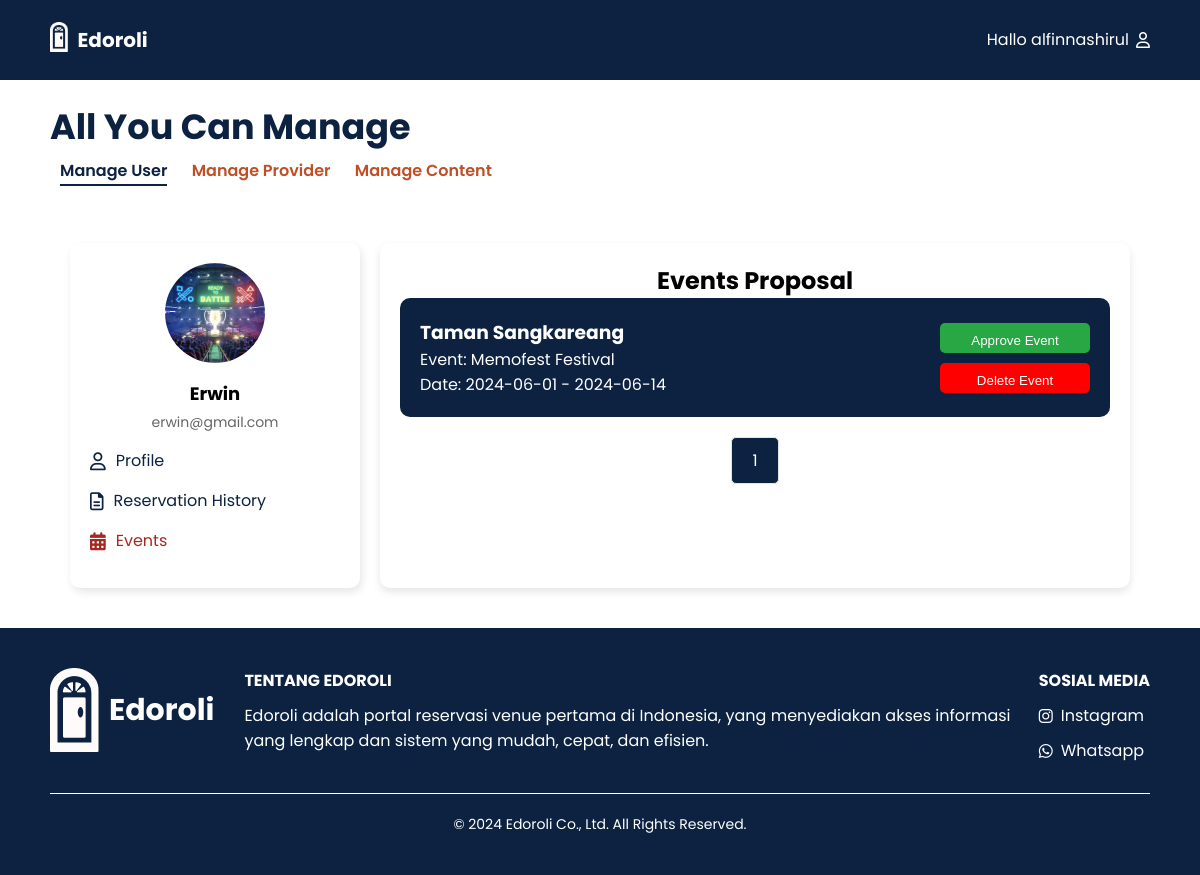
The page /Edorolli/Admin/userEvent_manage.php?id_user=2&page=1 (signed in) on the database its author committed.
### tables this page shows
CREATE TABLE `user` (
  `id` int(10) NOT NULL,
  `gmail` varchar(30) DEFAULT NULL,
  `name` varchar(255) DEFAULT NULL,
  `password` varchar(255) DEFAULT NULL,
  `gender` enum('Laki-laki','Perempuan') DEFAULT NULL,
  `nomorhp` bigint(18) DEFAULT NULL,
  `alamat` varchar(255) DEFAULT NULL
);

CREATE TABLE `event` (
  `nama_event` varchar(255) NOT NULL,
  `jenis_event` varchar(50) NOT NULL,
  `deskripsi` text NOT NULL,
  `id_event` int(255) NOT NULL,
  `informasi` text NOT NULL,
  `rules` text NOT NULL,
  `rekomendasi` tinyint(1) NOT NULL,
  `gambar` text NOT NULL,
  `id_user` int(11) NOT NULL,
  `status` enum('waiting','confirmed','rejected') DEFAULT 'waiting',
  `id_venue` int(11) NOT NULL
);

### Edorolli/Admin/userEvent_manage.php (the view, shortened to what this page needs)
<?php
$conn = connectDatabase();
$user_id = isset($_GET['id_user']) ? (int)$_GET['id_user'] : null;
$sql_user = "SELECT name, gmail FROM user WHERE id = ?";
$stmt_user = $conn->prepare($sql_user);
$stmt_user->bind_param("i", $user_id);
$stmt_user->execute();
$result_user = $stmt_user->get_result();
$user = $result_user->fetch_assoc();
$events_per_page = 3;
$page = isset($_GET['page']) ? (int)$_GET['page'] : 1;
$offset = ($page - 1) * $events_per_page;
$sql = "SELECT e.id_event, e.nama_event, v.nama_venue, MIN(b.start_date) AS start_date, MAX(b.end_date) AS end_date, e.status
        FROM booking b
        JOIN venue v ON b.id_venue = v.id_venue
        JOIN event e ON b.user_id = e.id_user
        WHERE b.status = 'confirmed' AND e.status = 'waiting' AND e.id_user = ?
        GROUP BY e.id_event, e.nama_event, v.nama_venue, e.status
        LIMIT ? OFFSET ?";
$stmt = $conn->prepare($sql);
$stmt->bind_param("iii", $user_id, $events_per_page, $offset);
$stmt->execute();
$result = $stmt->get_result();
?>
<!DOCTYPE html>
<html lang="en">
<head>
  <link rel="stylesheet" href="https://cdnjs.cloudflare.com/ajax/libs/font-awesome/6.0.0-beta3/css/all.min.css"/>
  <link rel="stylesheet" href="../css/userEvent_manage.css" />
  <link rel="stylesheet" href="../css/footer.css" />
</head>
<body>
<header>
  <div class="wrapper">
    <div class="logo-nama">
      <div class="logo"><img src="../image/logo.png" alt="Logo"></div>
      <div class="nama_website"><a href="#">Edoroli</a></div>
    </div>
    <div class="menu">
      <a href="user_manage.php?page=1">Hallo
      <?php echo htmlspecialchars($_SESSION['username']); ?>
      <i class="far fa-user"></i></a>
    </div>
  </div>
</header>
<nav class="main-title">
<h1>All You Can Manage</h1>
  <div class="nav-links">
    <a href="user_manage.php?page=1" class="nav-item active" id="user">Manage User</a>
    <a href="prov_manage.php?page=1" class="nav-item" id="provider">Manage Provider</a>
    <a href="content_venue.php" class="nav-item" id="content">Manage Content</a>
  </div>
</nav>
<main>
  <div class="container">
    <div class="sidebar">
      <div class="profile-info">
        <img src="../image/MLBB.jpg" alt="Profile Picture" />
        <h3><?php echo htmlspecialchars($user['name']); ?></h3>
        <p><?php echo htmlspecialchars($user['gmail']); ?></p>
      </div>
      <nav>
        <ul>
          <li><a href="user_detail.php?id=<?php echo $user_id; ?>"><i class="far fa-user"></i> Profile</a></li>
          <li><a href="user_riwayatR.php?id_user=<?php echo $user_id; ?>"><i class="far fa-file-alt"></i> Reservation History</a></li>
          <li class="active"><a href="userEvent_manage.php?id_user=<?php echo $user_id; ?>&page=1"><i class="fas fa-calendar-alt"></i> Events</a></li>
        </ul>
      </nav>
    </div>
    <div class="content">
      <div class="events-proposal">
        <h2 class="EP">Events Proposal</h2>
        <?php
        if ($result->num_rows > 0) {
          while ($row = $result->fetch_assoc()) {
            echo '<div class="event-card">';
            echo '<div class="event-details">';
            echo '<h3>' . htmlspecialchars($row['nama_venue']) . '</h3>';
            echo '<p>Event: ' . htmlspecialchars($row['nama_event']) . '</p>';
            echo '<p>Date: ' . htmlspecialchars($row['start_date']) . ' - ' . htmlspecialchars($row['end_date']) . '</p>';
            echo '</div>';
            echo '<div class="event-status">';
            if ($row['status'] === 'confirmed') {
              echo '<span class="status-success">SUCCESS!!!</span>';
            } elseif ($row['status'] === 'waiting') {
              echo '<form action="../php/approve_event.php" method="POST" style="display:inline-block;">';
              echo '<button type="submit" class="approve-btn">Approve Event</button>';
              echo '</form>';
              echo '<form action="../php/decline_event.php" method="POST" style="display:inline-block;">';
              echo '<button type="submit" class="decline-btn">Delete Event</button>';
              echo '</form>';
            } else {
              echo '<span class="status-rejected">REJECTED</span>';
            }
            echo '</div>';
            echo '</div>';
          }
        } else {
          echo "No events found.";
        }
        ?>
      </div>
      <div class="pagination">
        <span class="page-number"><?php echo $page; ?></span>
      </div>
    </div>
  </div>
</main>
<?php require_once '../php/footer.php'; ?>
</body>
</html>

### Edorolli/css/userEvent_manage.css (style rules this page uses)
* { text-decoration: none; margin: 0px; padding: 0px; }
body { font-family: "Poppins", sans-serif; margin: 0; padding: 0; background-color: white; }
.wrapper { width: 1100px; margin: auto; align-items: center; }
.nama_website a { font-size: 20px; font-weight: bold; float: left; font-family: "Poppins"; color: #fff; }
.logo img { padding: 22px 10px 0px 0px; vertical-align: center; float: left; max-width: 50px; max-height: 30px; }
.menu { float: right; display: flex; align-items: center; margin-left: auto; }
.menu a { color: #fff; display: flex; align-items: center; }
.menu a i { margin-left: 7px; }
header { width: 100%; margin: auto; display: flex; line-height: 80px; position: sticky; top: 0px; background-color: #0c2240; z-index: 10; justify-content: space-between; align-items: center; }
.main-title { max-width: 1100px; margin: 20px auto; display: flex; flex-direction: column; }
.main-title h1 { font-size: 35px; color: #0c2240; margin-bottom: 5px; }
.main-title a { margin: 0 10px; color: #bf4f26; text-decoration: none; font-size: 18px solid; position: relative; font-weight: 600; }
.nav-item.active { color: #0c2240; }
.nav-item.active::after { content: ""; position: absolute; width: 100%; height: 2px; background-color: #0c2240; left: 0; bottom: -4px; }
main { max-width: 1100px; margin: auto; padding: 20px; box-sizing: border-box; }
.container { display: flex; margin: 20px auto; max-width: 1100px; gap: 20px; }
.sidebar { background-color: #fff; border-radius: 10px; box-shadow: 2px 4px 8px rgba(0.1, 0, 0, 0.1); padding: 20px; width: 250px; }
.profile-info { text-align: center; }
.profile-info img { width: 100px; height: 100px; border-radius: 50%; margin-bottom: 10px; }
.profile-info h3 { font-size: 18px; margin-bottom: 5px; }
.profile-info p { font-size: 14px; color: #666; }
.sidebar nav ul { list-style: none; padding: 0; }
.sidebar nav ul li { margin: 15px 0; }
.sidebar nav ul li a { color: #0c2240; font-size: 16px; display: flex; align-items: center; gap: 10px; }
.sidebar nav ul li a i { font-size: 18px; }
.sidebar nav ul li.active a { color: #a62821; }
.sidebar nav ul li.active a i { color: #a62821; }
.content { flex-grow: 1; background-color: #fff; border-radius: 10px; box-shadow: 0 4px 8px rgba(0, 0, 0, 0.1); padding: 20px; }
.content { flex: 3; padding: 20px; }
.EP { text-align: center; }
.events-proposal { margin-bottom: 20px; }
.event-card { background-color: #0c2240; color: rgb(255, 255, 255); padding: 20px; border-radius: 10px; margin-bottom: 20px; display: flex; justify-content: space-between; align-items: center; }
.event-details { flex: 3; }
.event-status { flex: 1; text-align: right; }
.approve-btn { background-color: #28a745; color: white; width: 150px; height: 30px; padding: 10px 20px; border: none; border-radius: 5px; cursor: pointer; margin-left: 10px; margin-bottom: 10px; text-align: center; }
.decline-btn { background-color: rgb(255, 0, 0);; color: white; width: 150px; height: 30px; padding: 10px 20px; border: none; border-radius: 5px; cursor: pointer; margin-left: 10px; }
.pagination { display: flex; justify-content: center; align-items: center; margin-top: 20px; margin-bottom: 20px; }
.page-number { display: inline-block; padding: 10px 20px; margin: 0 5px; border: 1px solid #e4e4e4; border-radius: 5px; background-color: #0c2240; color: white; }

### rows shown on the page
user: name "Erwin", gmail "erwin@gmail.com"
event: nama_venue "Taman Sangkareang", nama_event "Memofest Festival", start_date "2024-06-01", end_date "2024-06-14"

### other values the page prints
$_SESSION['username'] "alfinnashirul"
$page "1"
